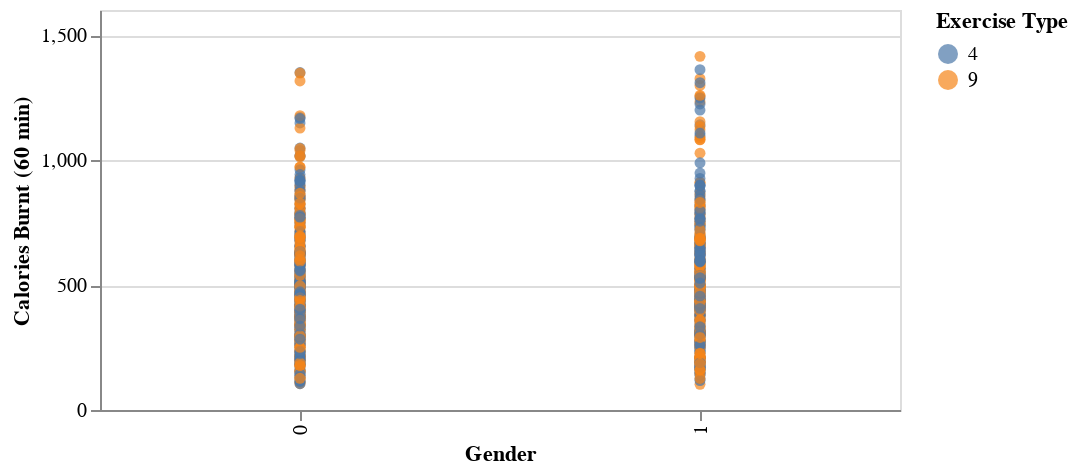

The notebook cell this image was saved under:
### Code cell
# Create a scatter plot with Altair for exercise 4 & 9 for each gender

scatter_plot = alt.Chart(updated_df_round_exe_filtered).mark_circle().encode(
    y='Calories Burnt (60 min)',
    x=alt.X('Gender:N', axis=alt.Axis(values=[0, 1], title='Gender')),
    color=alt.Color('Exercise Type (4 and 9):N', title='Exercise Type'),
    shape=alt.Shape('Gender:N', title='Gender')
).properties(
    width=400,
    height=200
)

scatter_plot

### Figure 1 — Vega-Lite specification as saved in the notebook (floating-point values rounded to 4 significant figures; data arrays with more than 128 entries replaced by an {"elided": "..."} marker saying what was removed)
{"config": {"view": {"continuousWidth": 300, "continuousHeight": 300}}, "data": {"name": "data-a6388e363a1d6f2e5100a7448c8ae786"}, "mark": {"type": "circle"}, "encoding": {"color": {"field": "Exercise Type (4 and 9)", "title": "Exercise Type", "type": "nominal"}, "shape": {"field": "Gender", "title": "Gender", "type": "nominal"}, "x": {"axis": {"title": "Gender", "values": [0, 1]}, "field": "Gender", "type": "nominal"}, "y": {"field": "Calories Burnt (60 min)", "type": "quantitative"}}, "height": 200, "width": 400, "$schema": "https://vega.github.io/schema/vega-lite/v5.8.0.json", "datasets": {"data-a6388e363a1d6f2e5100a7448c8ae786": {"elided": "765 records"}}}
